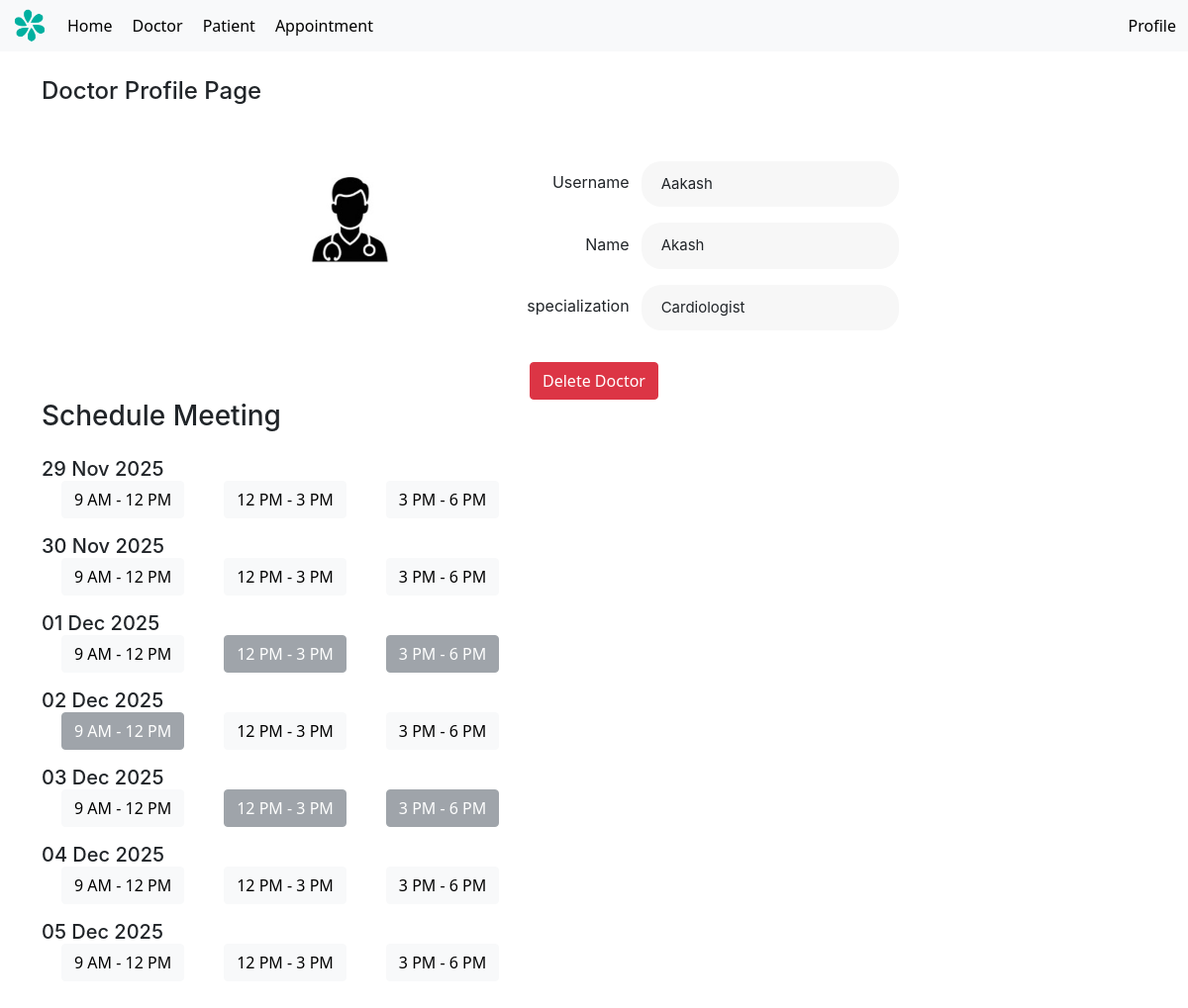
The page /doctor/2 (signed in) on the database its author committed.
### models.py (models this page shows, shortened)
class doctor(UserMixin, db.Model):
    id = db.Column(db.Integer, primary_key=True)
    username = db.Column(db.String(100), unique=True, nullable=False)
    password = db.Column(db.String(200), nullable=False)
    name = db.Column(db.String(100), nullable=False)
    specialization = db.Column(db.String(100), nullable=False)
    availability = db.Column(db.Date, nullable=True)
    timeSlots = db.relationship('timeSlot', back_populates='doctor', lazy=True)
    appointments = db.relationship('appointment', back_populates='doctor', lazy=True)
    is_admin = db.Column(db.Boolean, default=False)
    is_doctor = db.Column(db.Boolean, default=True)

### app.py (the view, shortened to what this page needs)
@app.route('/doctor/<int:doctor_id>', methods=['GET', 'POST'])
@login_required
def doctor_profile(doctor_id):
    doc = doctor.query.get_or_404(doctor_id)
    form = AppointmentForm()
    today = date.today()
    days = [today + timedelta(days=i) for i in range(7)]
    slot_map = {
        "9 AM - 12 PM": "9 AM - 12 PM",
        "12 PM - 3 PM": "12 PM - 3 PM",
        "3 PM - 6 PM": "3 PM - 6 PM"
    }
    availability = {}
    for day in days:
        availability[day] = {}
        for slot_key in slot_map.keys():
            booked = appointment.query.filter(
                appointment.doctor_id == doctor_id,
                appointment.appointment_date == day,
                appointment.slot == slot_key,
                appointment.is_blocked == False,
                appointment.patient_id != 0
            ).first()
            availability[day][slot_key] = (booked is None)
    return render_template(
        'profile_page_d.html',
        doc=doc,
        form=form,
        days=days,
        slot_map=slot_map,
        availability=availability
    )

### app.py (called while the page is built)
@login_manager.user_loader
def load_user(user_id):
    user_type = session.get("user_type")
    if user_type == "doctor":
        return doctor.query.get(int(user_id))
    return patient.query.get(int(user_id))

@app.context_processor
def inject_user():
    return dict(current_user=current_user, request = request)

### templates/profile_page_d.html (shortened to what this page needs)
{% extends 'layout.html' %}
{% block content %}
<h1>Doctor Profile Page</h1>
<div class="flex-column gap-16p" style="align-items: center;">
<div class="flex-column mx-auto gap-16p mt-5" style = "align-items: center; display: flex">
<div class="flex-row gap-120p">
    <div class="profile-container d-flex flex-column align-items-center" style="width: 50%; border-radius: 100px; overflow: clip; align-items: center">
    <img src="{{ url_for('static', filename='images/doctor_avatar.jpg') }}" alt="Doctor Avatar" class="avatar-img mb-3" style="width: 120px; border-radius: 300px; ">
    </div>
    <div class="profile-details flex-column gap-16p">
        <div class="flex-row gap-12p" style="align-items: center; justify-content: flex-end">
            <div class="profile-label">Username</div>
            <div class="profile-field">{{ doc.username }}</div>
        </div>
        <div class="flex-row gap-12p" style="align-items: center; justify-content: flex-end">
            <div class="profile-label">Name</div>
            <div class="profile-field">{{ doc.name }}</div>
        </div>
        <div class="flex-row gap-12p" style="align-items: center; justify-content: flex-end">
            <div class="profile-label">specialization</div>
            <div class="profile-field">{{ doc.specialization }}</div>
        </div>
    </div>
</div>
</div>
{% if current_user.is_admin and current_user.id != doc.id %}
<form action="{{ url_for('delete_doctor', doctor_id=doc.id) }}" method="POST">
    <button class="btn btn-danger mt-3" onclick="return confirm('Are you sure you want to delete this doctor? This cannot be undone.')">
        Delete Doctor
    </button>
</form>
{% endif %}
</div>
<h3 class="mb-4">Schedule Meeting</h3>
<form method="POST" id="bookingForm">
    {% for day in days %}
        <div class="mb-3">
            <h5 class="mb-0">{{ day.strftime('%d %b %Y') }}</h5>
            <div class="d-flex gap-2p flex-wrap" style="justify-content: flex-start; margin-left: 20px; gap: 40px;">
                {% for slot_key, slot_label in slot_map.items() %}
                {% set free = availability[day][slot_key] %}
                <button
                    type="button"
                    class="slot-btn btn
                        {% if free %}btn-light{% else %}btn-secondary{% endif %}"
                    data-date="{{ day }}"
                    data-slot="{{ slot_key }}"
                    {% if not free %}disabled{% endif %}
                >
                    {{ slot_label }}
                </button>
                {% endfor %}
            </div>
        </div>
    {% endfor %}
</form>
{% endblock %}

### static/styles.css (style rules this page uses)
.d-flex { display: flex; align-items: center; justify-content: space-between; }
.flex-column { display: flex; flex-direction: column; }
.flex-row { display: flex; flex-direction: row; }
.gap-12p { gap: 12px !important; }
.gap-16p { gap: 16px !important; }
.gap-120p { gap: 120px !important; }
h1, h2, h3, h4, h5, h6 { font-family: "inter", sans-serif; }
h1 { font-size: 24px !important; font-weight: 700; }
.profile-container { width: 50%; flex-wrap: nowrap }
.profile-field { background-color: #F7F7F7; border-radius: 20px; padding: 12px 20px; width: 260px; font-size: 15px; font-family: "inter", sans-serif; }
.profile-label { font-weight: 400; margin-bottom: 4px; font-family: "inter", sans-serif; }

### rows shown on the page
doctor: username "Aakash", name "Akash", specialization "Cardiologist"

### other values the page prints
{{ day.strftime('%d %b %Y') }} "29 Nov 2025" "30 Nov 2025" "01 Dec 2025" "02 Dec 2025" "03 Dec 2025" "04 Dec 2025" "05 Dec 2025"
{{ slot_label }} "9 AM - 12 PM" "12 PM - 3 PM" "3 PM - 6 PM" "9 AM - 12 PM" "12 PM - 3 PM" "3 PM - 6 PM" "9 AM - 12 PM" "12 PM - 3 PM" "3 PM - 6 PM" "9 AM - 12 PM" "12 PM - 3 PM" "3 PM - 6 PM" "9 AM - 12 PM" "12 PM - 3 PM" "3 PM - 6 PM" "9 AM - 12 PM" "12 PM - 3 PM" "3 PM - 6 PM" "9 AM - 12 PM" "12 PM - 3 PM" "3 PM - 6 PM"
